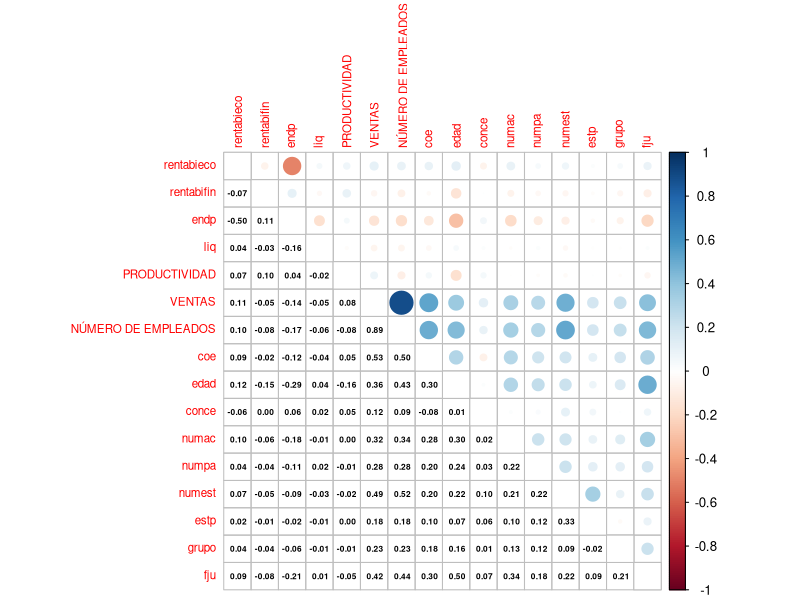
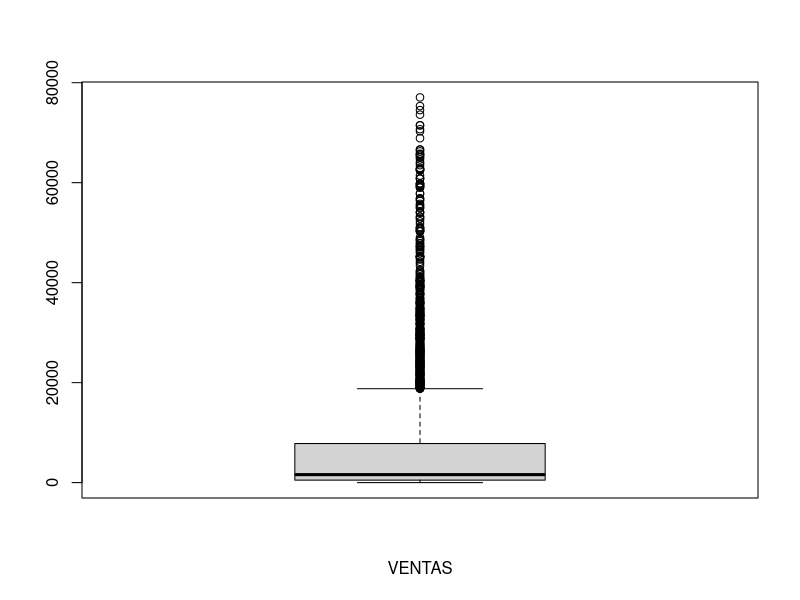
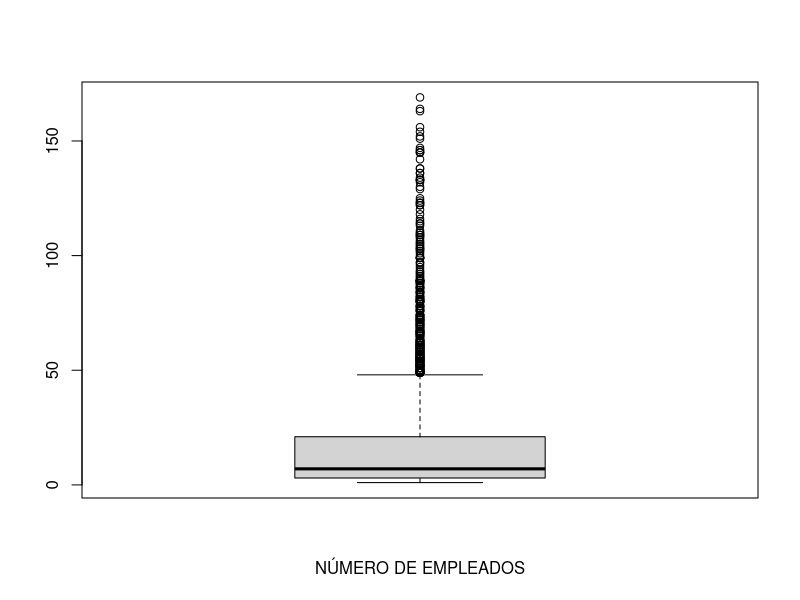
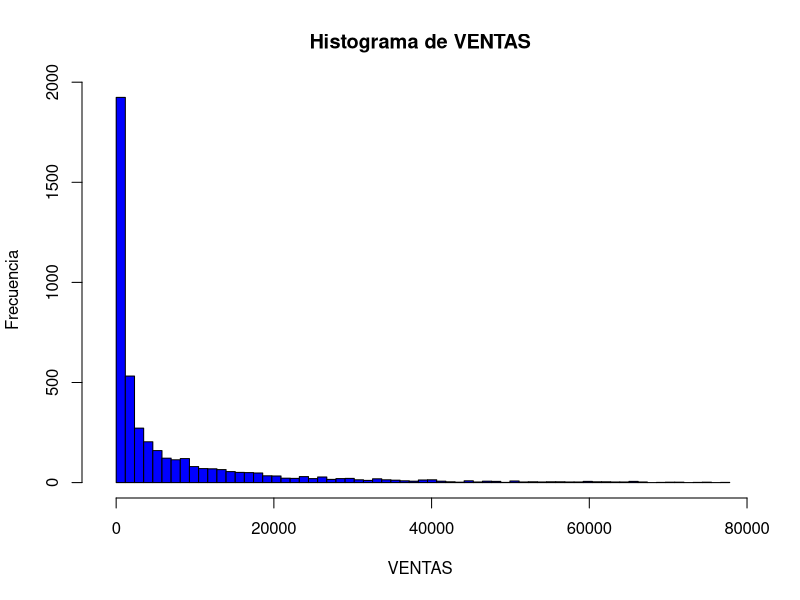
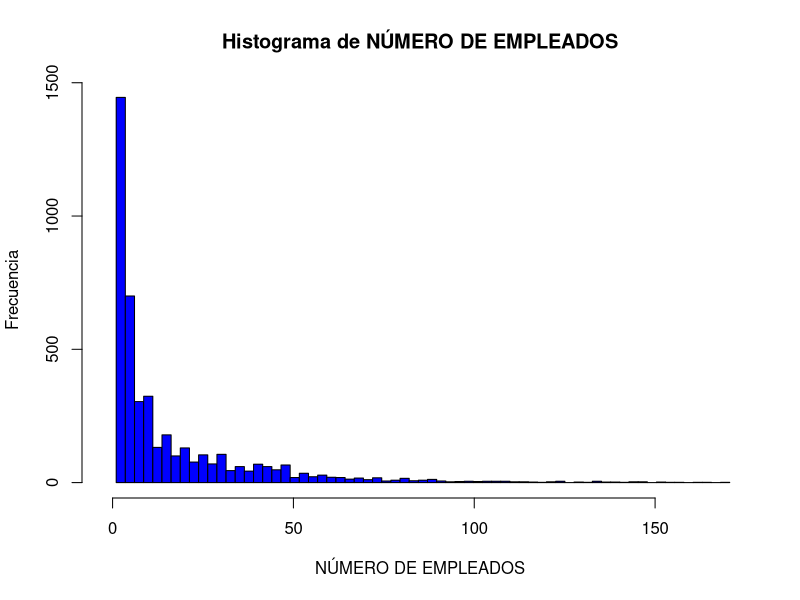
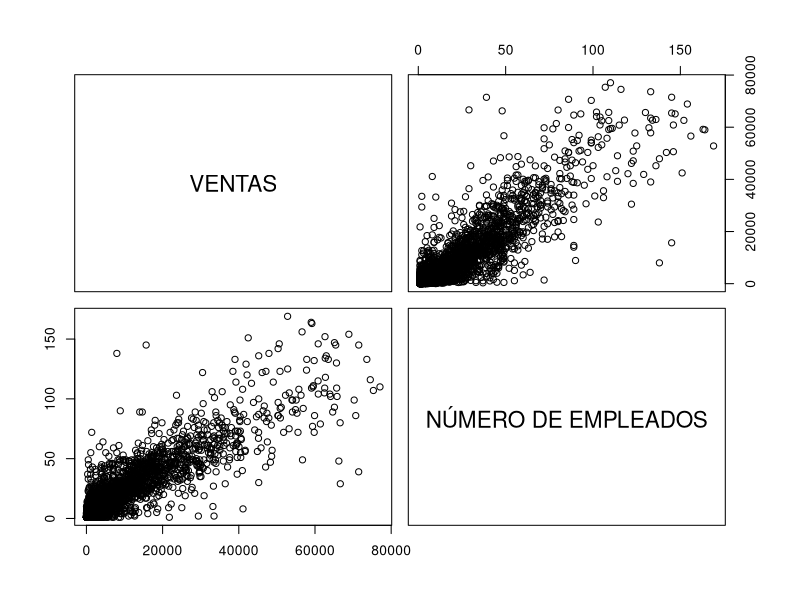
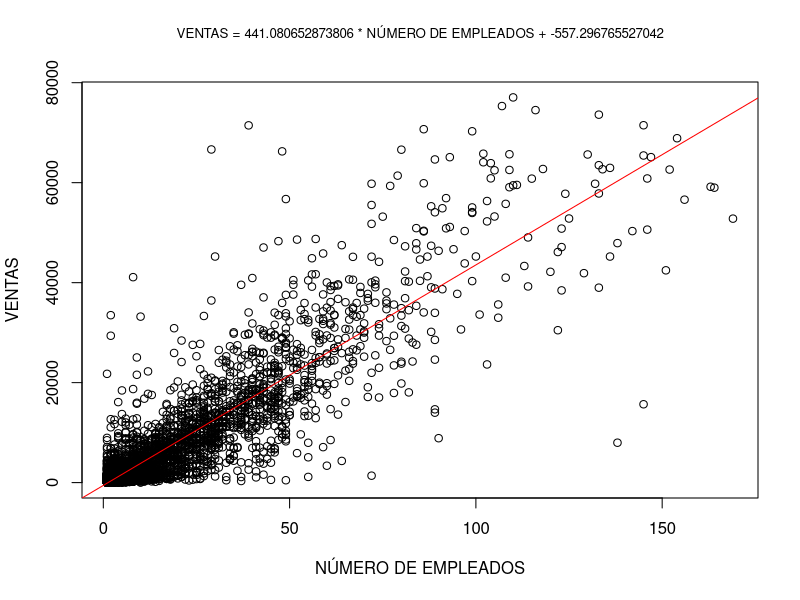
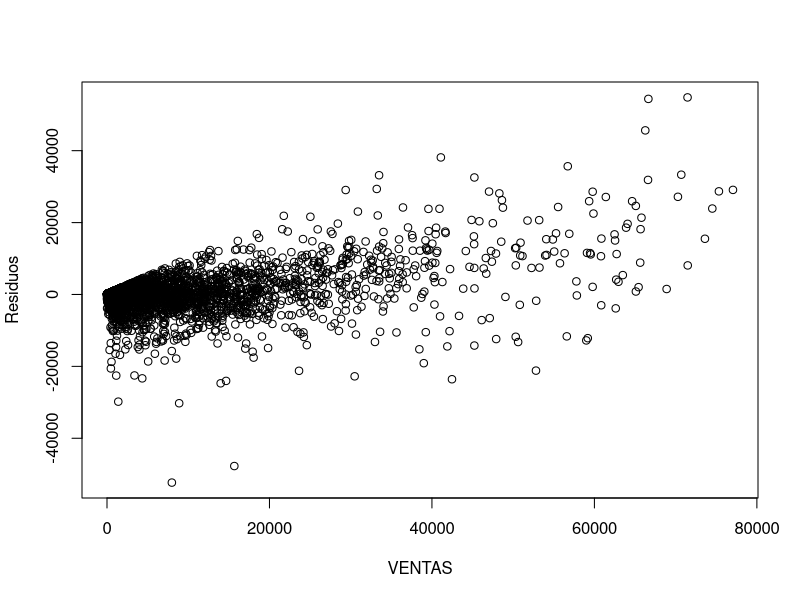

Reproduce these figures in R, in order.
library(e1071)
library(dplyr)
library(readxl)
library(xtable)
library(corrplot)
library(ggplot2)
library(lmtest)

##### FUNCTIONS #####

p_ <- function(...) {
  paste(..., sep="")
}

n_ <- function(string) {
  tolower(iconv(gsub(" ", "_", string), to="ASCII//TRANSLIT"))
}

dataframe_to_latex_files <- function (dataframe, ncolumns, table_name, var_format='f') {
  label_array <- colnames(dataframe)
  i <- 1
  while((i-1) * ncolumns < length(label_array)) {
    aux_name <- p_(table_name, "_", i)
    outfile_name <- p_(n_(aux_name), ".tex")
    first_index <- (i-1) * ncolumns + 1
    last_index <- min(i * ncolumns, length(label_array))
    latex_table <- xtable(dataframe[label_array[first_index:last_index]],
                          caption=gsub("_", " ", aux_name), display=rep(var_format, ncolumns+1))
    print.xtable(latex_table, type="latex", file=outfile_name, scalebox=0.6)
    i <- i + 1
  }
}

table_to_latex_file <- function (datatable, table_name, var_format='f') {
  outfile_name <- p_(table_name, ".tex")
  latex_table <- xtable(datatable, caption=gsub("_", " ", table_name), display=rep(var_format, dim(datatable)[2]+1))
  print.xtable(latex_table, type="latex", file=outfile_name, scalebox=0.6)
}

generate_measurements_dataframe <- function (dataframe) {
  label_array <- names(dataframe)
  measurement_array <- c("Media","Varianza","Des.Típica","CV","Mínimo","Percentil-25","Mediana","Percentil-75","Máximo","Skewness","Kurtosis")
  descriptive_values <- data.frame(matrix("", ncol = 0, nrow = length(measurement_array)))
  row.names(descriptive_values) <- measurement_array
  
  for (label in label_array) {
    row_data <- pull(dataframe, label)
    
    row_mean <- mean(row_data)
    row_sd <- sd(row_data)
    new_column <- c(
      row_mean,
      row_sd * row_sd,
      row_sd,
      (row_sd / abs(row_mean)),
      min(row_data),
      quantile(row_data, 0.25),
      median(row_data),
      quantile(row_data, 0.75),
      max(row_data),
      skewness(row_data),
      kurtosis(row_data))
    descriptive_values[label] <- new_column
  }
  
  descriptive_values
}

generate_graph <- function (graph_function, filename, enable_output=TRUE) {
  if(enable_output) {
    filename <- n_(p_(filename,".pdf"))
    pdf(filename)
  }
  graph_function()
  if(enable_output) {
    dev.off()
  }
}

correlated_variables_in_matrix <- function(correlation_matrix, threshold) {
  nrows <- dim(correlation_matrix)[1]
  ncols <- dim(correlation_matrix)[2]
  relevant_vars <- c()
  for(i in 1:nrows) {
    for(j in i:ncols) {
      if(correlation_matrix[i,j] >= threshold && i != j) {
        relevant_vars <- c(relevant_vars, rownames(correlation_matrix)[i], colnames(correlation_matrix)[j])
      }
    }
  }
  relevant_vars <- unique(relevant_vars)
  
  relevant_vars
}

##### MAIN #####

# Read data
data <- read_excel("datos.xlsx")

# Generate data example
dataframe_to_latex_files(data[1:5,], 9, "tabla_de_datos_de_ejemplo")

# Filter only numerical data
num_data <- data[-c(1,2)]

# Create table with descriptive analisis values
descriptive_values <- generate_measurements_dataframe(num_data)

# Create LATEX files with descriptive analisis
dataframe_to_latex_files(descriptive_values, 8, "tabla_de_analisis_descriptivo")

# Create correlation matrix
corr_matrix <- cor(num_data)

# Crete PDF file with correlation matrix
generate_graph(function () { corrplot.mixed(corr_matrix, tl.pos='lt', tl.cex=0.7, lower.col = "black", number.cex=0.5) },
             "matriz_de_correlacion")

# Look for the most relevant variables
relevant_vars <- correlated_variables_in_matrix(corr_matrix, 0.8)

# Create boxplots for relevant variables
for (variable in relevant_vars) {
  data_row <- pull(num_data, variable)
  label_name <- tolower(n_(variable))
  generate_graph(
    function () { boxplot(data_row, xlab=variable) },
    p_("diagrama_de_cajas_de_",label_name))
}

# Create histograms for relevant variables
for (variable in relevant_vars) {
  data_row <- pull(num_data, variable)
  data_min <- min(data_row)
  data_max <- max(data_row)
  interval <- ((data_max - data_min) / sqrt(length(data_row)))
  label_name <- tolower(n_(variable))
  generate_graph(
    function () { hist(data_row, breaks=seq(data_min, data_max+interval, interval), xlim=c(data_min-interval, data_max+interval),
         col="blue", main=p_("Histograma de ",variable), xlab=variable, ylab="Frecuencia") },
    p_("histograma_de_",label_name))
}

# Relevant variables dispersion plot
generate_graph(function() { pairs(num_data[relevant_vars]) }, "matriz_de_dispersion")

# Create contingency table with relevant variables
## VENTAS
data_row <- pull(num_data, "VENTAS")
data_min <- min(data_row)
data_max <- max(data_row)
interval <- ((data_max - data_min) / sqrt(length(data_row)))
data_intervals_ventas <- as.integer((pull(num_data, "VENTAS") - data_min) / interval) + 1

## EMPLEADOS
empleados_a_empresa <- function (n) {
  empresa <- ""
  if ( n >= 250 ) {
    empresa <- 'grande'
  } else if ( n >= 50 ) {
    empresa <- 'mediana'
  } else if ( n >= 10 ) {
    empresa <- 'pequeña'
  } else if ( n >= 0 ) {
    empresa <- 'micro'
  }
  empresa
}

data_interval_empleados <- sapply(pull(num_data, "NÚMERO DE EMPLEADOS"), empleados_a_empresa)

## Generate matrix
contingency_matrix <- table(data_intervals_ventas, data_interval_empleados)
table_to_latex_file(contingency_matrix, "matriz_de_contingencia_ventas_empleados")

# Linear regression model
for (var_index in seq(1,length(relevant_vars))) {
  # Generate linear model
  var_name <- relevant_vars[var_index]
  model_variable <- p_("`",var_name,"`")
  linear_expression <- paste( sapply(relevant_vars[-var_index], function(x) { p_("`",x,"`") } ), sep='+' )
  model_formula <- p_(model_variable,"~",linear_expression)
  linear_model <- lm(model_formula, data=num_data)
  
  # Plot linear model
  lm_summary <- summary(linear_model)
  multiple_r_squared <- lm_summary$r.squared
  intercept_pvalue <- lm_summary$coefficients[1,4]
  variable_pvalue <- lm_summary$coefficients[2,4]
  generate_graph(function() {
    x_var <- relevant_vars[-var_index][1]
    y_var <- var_name
    plot(pull(num_data, x_var),  pull(num_data, y_var), xlab=x_var, ylab=y_var)
    abline(linear_model, col='red')
    c <- coef(linear_model)
    mtext(p_(y_var,' = ',c[2],' * ',x_var,' + ',c[1]), 3, line=2, cex=0.8)
  }, p_("modelo_lineal_para_",var_name))
  
  # Get residuals of the model
  model_residuals <- resid(linear_model)
  
  # Diagnosis of the lineal model
  ## Plot residuals dispersion
  generate_graph(function() {
    plot(pull(num_data, var_name), model_residuals, xlab=var_name, ylab="Residuos")
  }, p_("residuos_de_modelo_lineal_para_",var_name))
  
  ## Residuals normality
  shapiro_test_pvalue <- as.numeric(shapiro.test(model_residuals)["p.value"])
  
  ## Residuals independence
  dw_test_pvalue <- as.numeric(dwtest(linear_model)["p.value"])
  
  # Create table with results
  measurement_array <- c("Multiple R-squared", "Intercepto p-value", "Variable entrada p-value", "Shapiro Test residuos p-value","Durbin-Watson Test residuos p-value")
  lm_test_pvalues <- data.frame(matrix("", ncol = 0, nrow = length(measurement_array)))
  row.names(lm_test_pvalues) <- measurement_array
  lm_test_pvalues[var_name] <- c(multiple_r_squared, intercept_pvalue, variable_pvalue, shapiro_test_pvalue, dw_test_pvalue)
  dataframe_to_latex_files(lm_test_pvalues, 1, p_("estadisticos_modelo_lineal_de_", var_name),var_format = 'e')
}

# Descriptive analysis per subset
subsets = c('Madrid', 'Barcelona')
label_group = "PROVINCIA"
relevant_vars <- c()
for (subset in subsets) {
  num_data <- data[pull(data, label_group) == subset, ][-c(1,2)]
  
  descriptive_values <- generate_measurements_dataframe(num_data)
  dataframe_to_latex_files(descriptive_values, 8, p_("tabla_de_analisis_descriptivo_de_", subset))
  
  corr_matrix <- cor(num_data)
  generate_graph(function () { corrplot.mixed(corr_matrix, tl.pos='lt', tl.cex=0.7, lower.col = "black", number.cex=0.5) },
                 p_("matriz_de_correlacion_de_",subset))
  
  relevant_vars <- union(relevant_vars, correlated_variables_in_matrix(corr_matrix, 0.8))
}

subset_data <- data[pull(data, label_group) %in% subsets, ]
for (variable in relevant_vars) {
  data_row <- pull(num_data, variable)
  label_name <- tolower(n_(variable))
  generate_graph(
    function () { boxplot(as.formula(p_("`",variable,"`~`",label_group,"`")), data=subset_data, xlab=variable) },
    p_("diagrama_de_cajas_de_",label_name,"_por_",label_group))
}

# Statistical hypothesis testing for equality between subsets
ventas_madrid <- pull(data[pull(data, label_group) == 'Madrid', ], 'VENTAS')
ventas_barna <- pull(data[pull(data, label_group) == 'Barcelona', ], 'VENTAS')
print(shapiro.test(ventas_madrid))
print(shapiro.test(ventas_barna))
var_test <- var.test(ventas_madrid, ventas_barna, ratio=1, alternative="two.sided", conf.level=0.05)
print(var_test)

# Linear regression model per subset
measurement_array <- c("Multiple R-squared", "Intercepto p-value", "Variable entrada p-value", "Shapiro Test residuos p-value","Durbin-Watson Test residuos p-value")
lm_test_pvalues <- data.frame(matrix("", ncol = 0, nrow = length(measurement_array)))
row.names(lm_test_pvalues) <- measurement_array

target_var <- 'VENTAS'
input_var <- 'PRODUCTIVIDAD'
model_formula <- as.formula(p_(target_var,"~",input_var))
for (subset in subsets) {
  linear_model <- lm(model_formula, data=num_data)
  
  # Plot linear model
  lm_summary <- summary(linear_model)
  multiple_r_squared <- lm_summary$r.squared
  intercept_pvalue <- lm_summary$coefficients[1,4]
  variable_pvalue <- lm_summary$coefficients[2,4]
  generate_graph(function() {
    x_var <- input_var
    y_var <- target_var
    plot(pull(num_data, x_var),  pull(num_data, y_var), xlab=n_(x_var), ylab=n_(y_var), main=subset)
    abline(linear_model, col='red')
    c <- coef(linear_model)
    mtext(p_(y_var,' = ',c[2],' * ',x_var,' + ',c[1]), 3, line=3, cex=0.8)
  }, p_("modelo_lineal_de_",target_var,"_para_",subset))
  
  # Get residuals of the model
  model_residuals <- resid(linear_model)
  
  # Diagnosis of the lineal model
  ## Plot residuals dispersion
  generate_graph(function() {
    plot(pull(num_data, target_var), model_residuals, xlab=target_var, ylab="Residuos", main=subset)
  }, p_("residuos_de_modelo_lineal_de_",target_var,"_para_",subset))
  
  ## Residuals normality and independence tests
  shapiro_test_pvalue <- as.numeric(shapiro.test(model_residuals)["p.value"])
  dw_test_pvalue <- as.numeric(dwtest(linear_model)["p.value"])
  
  lm_test_pvalues[subset] <- c(multiple_r_squared, intercept_pvalue, variable_pvalue, shapiro_test_pvalue, dw_test_pvalue)
}

# Create table with results per subset
dataframe_to_latex_files(lm_test_pvalues, 2, p_("estadisticos_modelo_lineal_por_provincia_de_", target_var), var_format = 'e')
